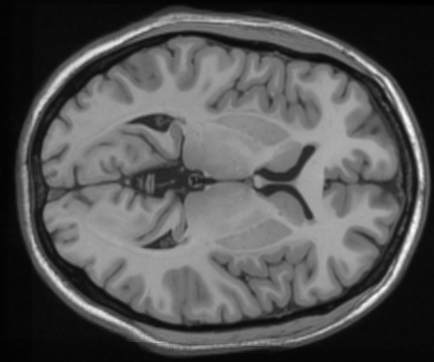
#> input picture input/0.png, 434 x 362 px; its folder holds 2 pictures in this run
$ python Final2D.py input out.png
#> lines starting #> are read from the running program, lines starting #| are printed output that depends on the picture; after the words box and inside, x2 and y2 are one past the last pixel; in counts of white or black regions, pixels touching at a corner belong together
### Finalcluster.py
import numpy as np
import cv2
import skfuzzy as fuzz
import os
import sys

class fuzzyCluster:
	'''This class is reponsible for clustering the image using fuzzy algorithm'''
	def __init__(self,img,nCluster):
		self.img = img.copy()
		self.numCluster = nCluster

	# [34 lines left out: functions getRemain, getMinMax, not called in this run]

	def cluster(self):
		'''
		This function is reponsible for performing fuzzy clustering algorithm on 2D for class 3, 4, 5
		Arguments -
			img 			   : original grayscale image (region of class 345 only)
		Returns -
			new_img 	   	   : segmented class 3, 4, 5 image
		'''
		dim = self.img.shape
		self.img = self.img.reshape(1,self.img.shape[0]*self.img.shape[1])
		cntr, u, u0, d, jm, p, fpc =fuzz.cluster.cmeans(self.img,self.numCluster,2,0.5,20)
		new_img= self.changeColorFuzzycmeans(u,cntr)
		new_img = new_img.reshape(dim)
		valmin,valmax = self.getMinMax(new_img)
		new_img1 = np.zeros(new_img.shape)
		new_img2 = np.zeros(new_img.shape)
		new_img3 = np.zeros(new_img.shape)
		new_img4 = np.zeros(new_img.shape)
		new_img1[np.where(new_img==valmin)] = [255]
		kernel = np.ones((5,5),np.uint8)
		new_img1 = cv2.morphologyEx(new_img1, cv2.MORPH_CLOSE, kernel)
		new_img1[np.where(new_img1==255)] = [80]
		remain1, remain2 = self.getRemain(valmax,valmin)
		new_img3[np.where(new_img==remain1)] = [250]
		new_img4[np.where(new_img==remain2)] = [250]
		new_img3 = np.uint8(new_img3)
		new_img4 = np.uint8(new_img4)
		contours, hierarchy = cv2.findContours(new_img3, cv2.RETR_TREE, cv2.CHAIN_APPROX_NONE)
		cnt = sorted(contours, key=cv2.contourArea)
		x,y,w,h = cv2.boundingRect(cnt[-1])
		area1 = w * h
		contours, hierarchy = cv2.findContours(new_img4, cv2.RETR_TREE, cv2.CHAIN_APPROX_NONE)
		cnt = sorted(contours, key=cv2.contourArea)
		x,y,w,h = cv2.boundingRect(cnt[-1])
		area2 = w * h
		if area1 > area2:
			new_img3[np.where(new_img==remain1)] = 150
		else:
			new_img4[np.where(new_img==remain2)] = 150
		new_img = new_img1 + new_img2 + new_img3 + new_img4
		new_img[np.where(new_img==230)] = [150]
		return new_img

	# [65 lines left out: functions cluster3D, changeColorFuzzycmeans, not called in this run]

### Final2D.py
'''
File			: Final2D.py
Application		: 2D MRI segmentation
Author			: Santhosh Holla Prakash
Creation Date	: 13/05/2022
description		: This .py file will read the input 2D MRI image (which is normalised to 0-255) and does
				  process it to provide the segmented image.
Usage			: python3 Finay2D.py <input_path> <output_path>
'''
import numpy as np
import cv2
import matplotlib.pyplot as plt
import skfuzzy as fuzz
import os
import sys
from Finalcluster import *
from threshold import *
from skimage import measure
from skimage.segmentation import (checkerboard_level_set,chan_vese)
from skimage.filters import threshold_multiotsu

class Main:
	'''
	This class is responsible for processing the 2D MRI image,based on the
	method that is configured in constructor and output the colored segmented image
	'''
	def __init__(self):
		'''
		Constructor to initialise the input path, configure the method to be experimented
		'''
		self.files = sorted(os.listdir(sys.argv[1]))
		self.class12Extraction = "multiotsu_measureLable_dilate"# ["chanvese_contour","multiotsu_measureLable_dilate"] - last one default
		self.matterMethod = "fuzzymultiotsu" # ["fuzzymultiotsu","multiotsu","fuzzy"] - first one default
		self.custom()
#> in custom, img is the input picture: shape (362, 434, 3); min 0, max 255, mean 84.7

	# [15 lines left out: function fillColor, not called in this run]

	def getMask2D(self,img):
		'''
		Function to does the operation similar to opencv drawcontour, it with specified color
		Arguments -
			img      : A image with a closed boundary
		Returns -
			im_out : A image with a filled closed boundary with specified color
		'''
		im_floodfill = img.copy()
		h, w = img.shape[:2]
		mask = np.zeros((h+2, w+2), np.uint8)
		cv2.floodFill(im_floodfill, mask, (0,0), 255)
		im_floodfill_inv = cv2.bitwise_not(im_floodfill)
		im_out = (img | im_floodfill_inv)
		return np.asarray(im_out)

	def segmentInnerPart(self,segmentedImg3,img):
		'''
		This funtion performs the segmentation of inner matter mask as per the configured method in init
		Arguments -
			segmentedImg3      : Mask of the inner matter - inner brain region
			img 			   : original grayscale image
		Returns -
			clustImg : Inner brain region segmented image
		'''
		# standalone fuzzy clustering algorithm
		if self.matterMethod == "fuzzy":
			clustImg = fuzzyCluster(segmentedImg3*img,4)
			clustImg = clustImg.cluster()
			return clustImg
		# standalone multiotsu algorithm
		elif self.matterMethod == "multiotsu":
			clustImg = Threshold(np.uint8(segmentedImg3*img)*255)
			clustImg = clustImg.multiOtsu()
			return clustImg
		#optimal algorithm, fuzzy and multiotsu combined algorithm
		elif self.matterMethod == "fuzzymultiotsu":
			clust1 = fuzzyCluster(segmentedImg3*img,4)
			clustImg1 = clust1.cluster()
			clust2 = Threshold(np.uint8(segmentedImg3*img)*255)
			clustImg2 = clust2.multiOtsu()
			clustImg = clust2.handle(clustImg2,clustImg1)
			return clustImg

	# [40 lines left out: function chanveseContour, not called in this run]

	def otsuMeasureLableDilate(self,img):
		'''
		This funtion separate the inner matter from the outer ring using skimage's multiotsu method and skimage's
		measure label connective detection method and finally segments class 0,1,and 2
		Arguments -
			img 			   : original grayscale image
		Returns -
			segmentedImg1 	   : class 1 mask
			segmentedImg2 	   : class 2 mask
			segmentedImg3 	   : inner matter mask - class345
			segmentedImg3ab    : For boosting accuracy of class 3, extra periphery region mask
		'''
		thresholds_brain = threshold_multiotsu(img,classes=2)
#> thresholds_brain = [75]
		regions_brain = np.digitize(img, bins=thresholds_brain)
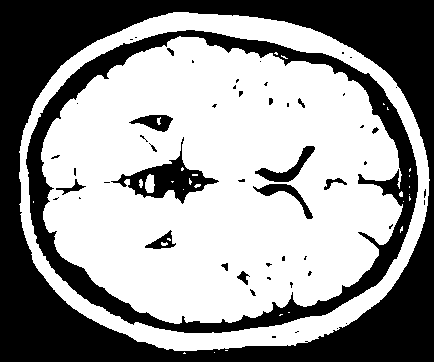
#> regions_brain: shape (362, 434) int64; values 0 (black) and 1 (white), 59% white; 54 black regions (37 under 20 px), largest, box (x1, y1, x2, y2) and area: (0, 0, 434, 362) 44355, (26, 30, 418, 333) 15471, (111, 137, 219, 204) 1993
		regions_brain = np.uint8(regions_brain*255)
		labeledImage = measure.label(regions_brain)
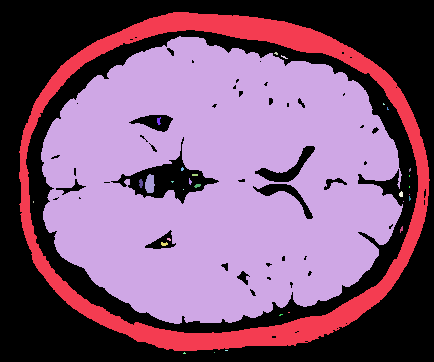
#> labeledImage: shape (362, 434) int64; 32 distinct labels, from 0 to 31; one colour per label, 0 black
		class345 = np.zeros(labeledImage.shape)
		class345[np.where(labeledImage==2)]=255
		class345 = np.uint8(class345)
		matterMask = self.getMask2D(class345)
		kernel = np.ones((5,5), np.uint8)
		matterMask = cv2.dilate(matterMask, kernel)
		class012 = cv2.bitwise_not(matterMask)/255
		class012  = class012 * img
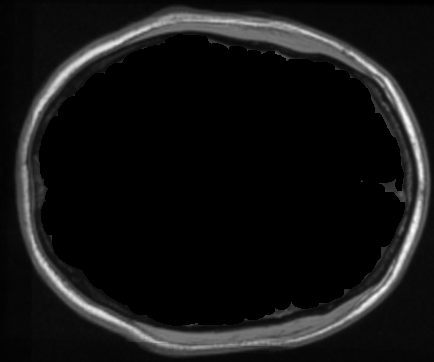
#> class012: shape (362, 434) float64; min 0, max 255, mean 20.4
		thresholds_brain = threshold_multiotsu(class012,classes=3)
#> thresholds_brain = [46.32, 130]
		regions_brain = np.digitize(class012, bins=thresholds_brain)
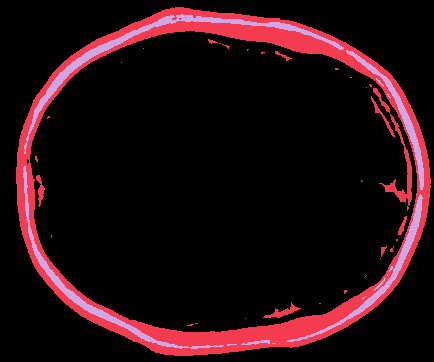
#> regions_brain: shape (362, 434) int64; 3 distinct labels, from 0 to 2; one colour per label, 0 black
		regions_brain = np.uint8(regions_brain*255)
		ret,class1 = cv2.threshold(regions_brain,127,255,cv2.THRESH_BINARY)
#> class1: shape (362, 434); 14.9% white; 33 white regions (23 under 20 px), largest, box (x1, y1, x2, y2) and area: (16, 7, 431, 356) 22046, (379, 114, 412, 211) 562, (263, 302, 301, 318) 184
		class1Inv = cv2.bitwise_not(class1)
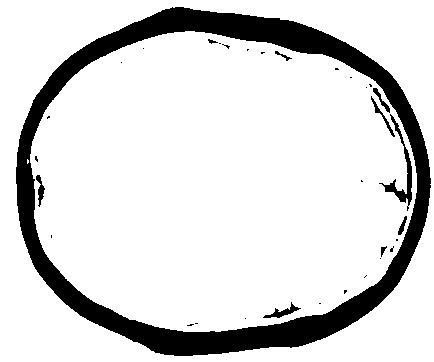
#> class1Inv: shape (362, 434); 85.1% white; 33 black regions (23 under 20 px), largest, box (x1, y1, x2, y2) and area: (16, 7, 431, 356) 22046, (379, 114, 412, 211) 562, (263, 302, 301, 318) 184
		brainMask = self.getMask2D(class1)
#> in getMask2D (call 2), `cv2.floodFill(im_floodfill, mask, (0,0), 255)`: im_floodfill: shape (362, 434); 41.5% white; 33 white regions (23 under 20 px), largest, box (x1, y1, x2, y2) and area: (0, 0, 434, 362) 63857, (379, 114, 412, 211) 562, (263, 302, 301, 318) 184
#> in getMask2D (call 2), `im_out = (img | im_floodfill_inv)`: im_out: shape (362, 434); 73.4% white; 1 black region, box (x1, y1, x2, y2) and area: (0, 0, 434, 362) 41811
		backgroundMask =  cv2.bitwise_not(brainMask)
		segmentedImg3 = matterMask.copy()
		kernel = np.ones((3,3), np.uint8)
		segmentedImg3 = cv2.erode(segmentedImg3, kernel)
		kernel = np.ones((14,14), np.uint8)
		segmentedImg3 = cv2.morphologyEx(segmentedImg3, cv2.MORPH_CLOSE, kernel)
		segmentedImg3temp = cv2.morphologyEx(matterMask, cv2.MORPH_CLOSE, kernel)
		segmentedImg3ab = np.uint8(segmentedImg3temp - segmentedImg3)
		class2 = backgroundMask - class1Inv - (segmentedImg3/255)
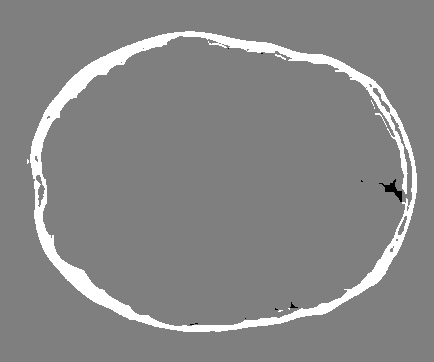
#> class2: shape (362, 434) float64; min -1, max 1, mean 0.0648; drawn with min black and max white
		class2 = np.uint8(class2*255)
		return class1,class2,segmentedImg3,segmentedImg3ab

	def custom(self):
		'''
		This funtion iteratively reads 2D gray image and does the segmentation task by calling
		appropriate functions and finally writes the colored image into output path
		Arguments -
			input path 		   : specified in init
			output path 	   : specified in init
		Returns -
			None
		'''
		for file in self.files:
			if file.endswith(".png"):
				print("Processing the file ",file)
				path = os.path.join(sys.argv[1],file)
				img = cv2.imread(path)
				img = cv2.cvtColor(img, cv2.COLOR_BGR2GRAY)
				if self.class12Extraction == "chanvese_contour":
					segmentedImg1,segmentedImg2,segmentedImg3,segmentedImg3ab = self.chanveseContour(img)
				elif self.class12Extraction == "multiotsu_measureLable_dilate":
					segmentedImg1,segmentedImg2,segmentedImg3,segmentedImg3ab = self.otsuMeasureLableDilate(img)
#> segmentedImg3: shape (362, 434); 52% white; 1 black region, box (x1, y1, x2, y2) and area: (0, 0, 434, 362) 75429
#> segmentedImg3ab: shape (362, 434); 0.84% white in thin lines or dots, all inside (x1, y1, x2, y2) = (40, 35, 406, 327)
				clustImg2 = self.segmentInnerPart(segmentedImg3,img)
#> in __init__, `self.img = img.copy()`:
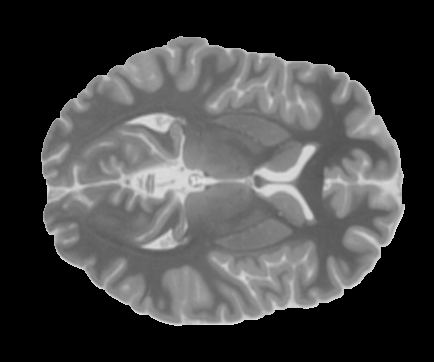
#> self.img: shape (362, 434); min 0, max 235, mean 69
				finaltemp = np.zeros(img.shape)
				finaltemp[np.where(segmentedImg3ab==255)] = 80
				finaltemp[np.where(clustImg2==80)] = 80
				kernel = np.ones((3,3), np.uint8)
				finaltemp = cv2.morphologyEx(finaltemp, cv2.MORPH_CLOSE, kernel)
				finalimage = np.zeros(img.shape)
				finalimage[np.where(segmentedImg1==255)] = 50
				finalimage[np.where(segmentedImg2==255)] = 190
				finalimage[np.where(finaltemp==80)] = 80
				finalimage[np.where(clustImg2==150)] = 150
				finalimage[np.where(clustImg2==250)] = 250
				if self.matterMethod in ["fuzzymultiotsu"] and self.class12Extraction == "chanvese_contour":
					thresholds_brain = threshold_multiotsu(img,classes=4)
					regions_brain = np.digitize(img, bins=thresholds_brain)
					kernel = np.ones((8,8), np.uint8)
					image = cv2.erode(segmentedImg2, kernel)
					regions_brain = regions_brain * image
					finalimage[np.where(regions_brain==255)] = 50
				finalimage = cv2.merge([finalimage,finalimage,finalimage])
				finalimage = self.fillColor(finalimage)
				cv2.imwrite(os.path.join(sys.argv[2],file),finalimage)
				print("Process completed")

# Main Call
if __name__ == '__main__':
	Main()
#> (the call stopped at in cluster, `cntr, u, u0, d, jm, p, fpc =fuzz.cluster.cmeans(self.img,self.numClust..`: skfuzzy is not available in this run)
